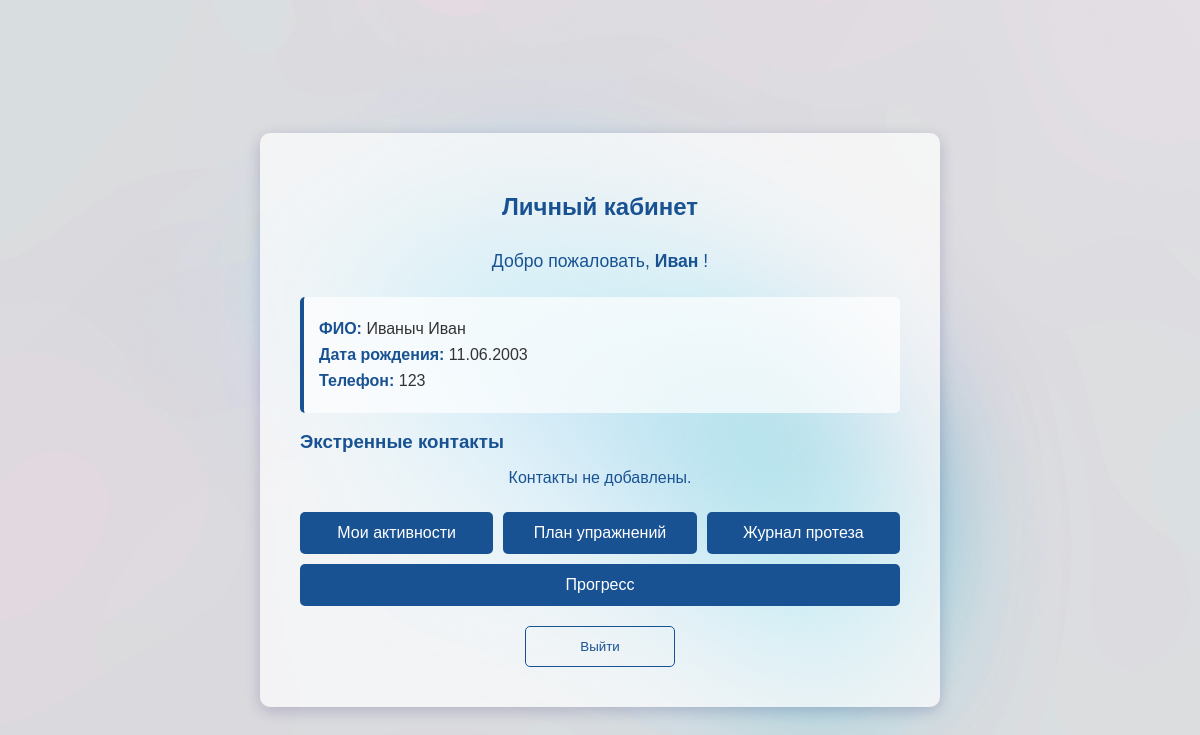
/profile/ (signed in), run on the app's committed database.
### patients/models.py (models this page shows, shortened)
class PatientProfile(models.Model):
    user = models.OneToOneField(User, on_delete=models.CASCADE, related_name='patient_profile')
    first_name = models.CharField(max_length=50, blank=True, verbose_name='Имя')
    last_name = models.CharField(max_length=50, blank=True, verbose_name='Фамилия')
    middle_name = models.CharField(max_length=50, blank=True, verbose_name='Отчество')
    date_of_birth = models.DateField(verbose_name='Дата рождения')
    phone = models.CharField(max_length=20, verbose_name='Телефон')
    emergency_contact_name = models.CharField(max_length=100, verbose_name='Имя экстренного контакта')
    emergency_contact_phone = models.CharField(max_length=20, verbose_name='Телефон экстренного контакта')
    created_at = models.DateTimeField(auto_now_add=True)

### patients/views.py (the view)
# urls.py: path('profile/', views.profile, name='profile'),
@login_required
def profile(request):
    try:
        patient_profile = request.user.patient_profile
        emergency_contacts = patient_profile.emergency_contacts.all()
    except PatientProfile.DoesNotExist:
        patient_profile = None
        emergency_contacts = []
    return render(request, 'patients/profile.html', {
        'patient_profile': patient_profile,
        'emergency_contacts': emergency_contacts,
    })

### patients/templates/patients/profile.html (shortened to what this page needs)
{% load static %}
<!DOCTYPE html>
<html lang="ru">
<head>
</head>
<body>
    <div class="container">
        <h2>Личный кабинет</h2>
        <p class="welcome">
            Добро пожаловать, <strong>
            {% if patient_profile.first_name %}
                {{ patient_profile.first_name }}
            {% else %}
                {{ user.username }}
            {% endif %}
            </strong>!
        </p>
        {% if patient_profile %}
            <div class="info">
                <p><strong>ФИО:</strong> {{ patient_profile.last_name }} {{ patient_profile.first_name }} {{ patient_profile.middle_name }}</p>
                <p><strong>Дата рождения:</strong> {{ patient_profile.date_of_birth|date:'d.m.Y' }}</p>
                <p><strong>Телефон:</strong> {{ patient_profile.phone }}</p>
            </div>
            <h3 style="color: #195293; margin-bottom: 10px;">Экстренные контакты</h3>
            <div class="contacts">
                {% for contact in emergency_contacts %}
                    <div class="contact-item">
                        <strong>{{ contact.name }}</strong> — {{ contact.phone }}
                        {% if contact.relation %}({{ contact.relation }}){% endif %}
                    </div>
                {% empty %}
                    <p class="notice">Контакты не добавлены.</p>
                {% endfor %}
            </div>
        {% else %}
            <p class="notice">Профиль пациента ещё не заполнен. Обратитесь к врачу.</p>
        {% endif %}
        <div class="nav">
            <a href="{% url 'activities' %}" class="btn">Мои активности</a>
            <a href="{% url 'plan' %}" class="btn">План упражнений</a>
            <a href="{% url 'prosthesis' %}" class="btn">Журнал протеза</a>
            <a href="{% url 'progress' %}" class="btn">Прогресс</a>
        </div>
        <div style="text-align: center; margin-top: 20px;">
            <form method="post" action="{% url 'logout' %}" style="text-align: center; margin-top: 10px;">
                <button type="submit" class="btn btn-outline">Выйти</button>
            </form>
        </div>
    </div>
</body>
</html>

### data on the page
PatientProfile: first_name "Иван", last_name "Иваныч", date_of_birth "11.06.2003", phone "123"
